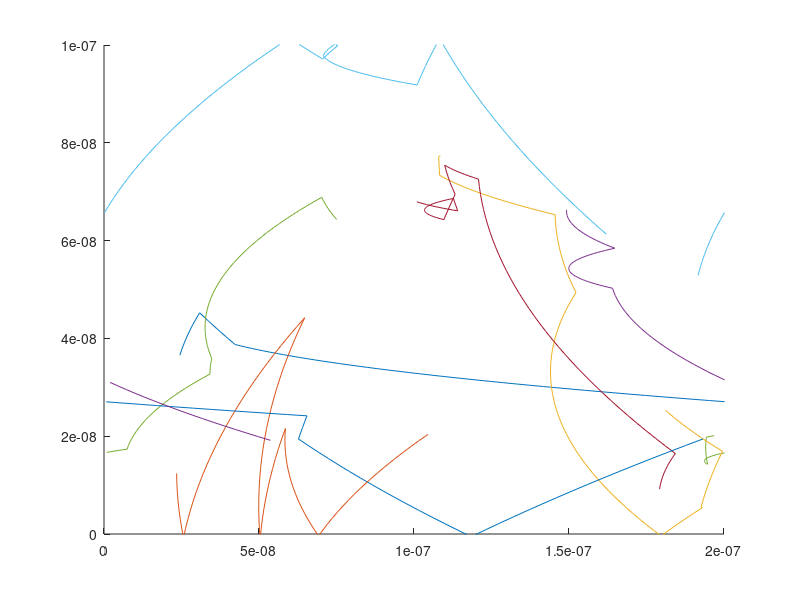
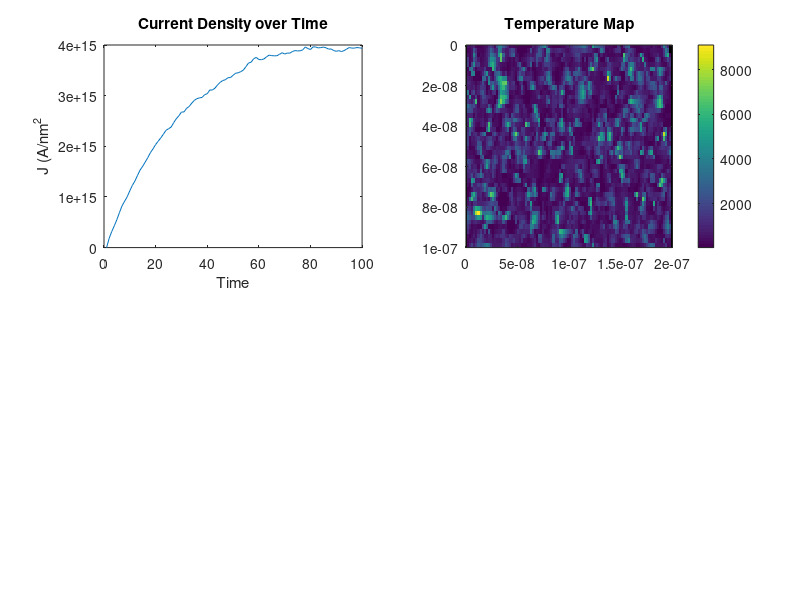

These charts were generated, in order, by the following MATLAB code: (Note: this script raises an error after producing the figures.)
clear all
clearvars
clearvars -GLOBAL
clc
close all
format shorte

set(0, 'DefaultFigureWindowStyle', 'docked')
global C

%Physics Constants
C.q_0 = 1.60217653e-19;             % electron charge
C.hb = 1.054571596e-34;             % Dirac constant
C.h = C.hb * 2 * pi;                    % Planck constant
C.m_0 = 9.10938215e-31;             % electron mass
C.kb = 1.3806504e-23;               % Boltzmann constant
C.eps_0 = 8.854187817e-12;          % vacuum permittivity
C.mu_0 = 1.2566370614e-6;           % vacuum permeability
C.c = 299792458;                    % speed of light
C.g = 9.80665; %metres (32.1740 ft) per s²
C.am = 1.66053892e-27;


%Time interval and simulation time 
dt = 0.01e-12;
nt = 100;
%Number of particles - can be run with multiple
np = 2000;
maxXBound = 200e-9;
maxYBound = 100e-9;
x = rand(np,1)*maxXBound;
y = rand(np,1)*maxYBound;

T = 300;
m = 0.26*C.m_0;
v_th = sqrt(2*C.kb*T/m);

%New stuff for assignment #3

%Hand calculations
Voltage = 0.1;
EField = Voltage/maxXBound
E_force = EField * C.q_0

Voltage = 0.5;
EField = Voltage/maxXBound;
E_force = EField * C.q_0;
E_accel = E_force / m;


%Gives -1 or 1
%2*randi([0 1], np, 1)-1

vx = randn(np, 1)*v_th/sqrt(2);
vy = randn(np, 1)*v_th/sqrt(2);
%vy = (2*randi([0 1], np, 1)-1)*v_th/sqrt(2);
%Other Variables
t = 0;

mtc = 0.3e-12; %Mean time between collisions
%Calculate scattering probability
P_scat = 1 - exp(-dt/mtc);
%Time before scattering
T_scat = zeros(1,np);
Scatter_Time_Array = 0;
    

%Visualize a certain number of the electroncs
visuals = 7;
watcher = randi(np,visuals);
 
for i=2:nt
    %Advance the electron in time updating its position and velocity
    t(i) = t(i-1)+dt;
    %Increment Time before scattering
    T_scat = T_scat + dt;
    
    x(:,i) = x(:,i-1) + vx(:,1)*dt;
    y(:,i) = y(:,i-1) + vy(:,1)*dt;
    
    vx(:,1) = vx(:,1) + (1/2)*E_accel*dt;
    
    Jx(i) = C.q_0 * (1e15) * (1e14) * mean(vx(:,1));
    
    hold on;
    for j=1:visuals
        %Create line segments to plot
        
        plot([x(watcher(j),i-1) x(watcher(j),i)],[y(watcher(j),i-1) y(watcher(j),i)])
        hold on
    end
    xlim([0 maxXBound])
    ylim([0 maxYBound])
   
    %Plot Temperature over simulation time
    magVel = sqrt(vx.^2+vy.^2);
    avgV(i,:) = mean(magVel.^2);
    %Calculate Temperature based off average velocity
    t_thermal = (m*(avgV))./(2*C.kb);
    
    %Scattering --------------------------------------------------
    scatter = P_scat > rand(np,1);
    
    vx(scatter) = randn(length(vx(scatter)), 1)*v_th/sqrt(2);
    vy(scatter) = randn(length(vy(scatter)), 1)*v_th/sqrt(2);
    
    %Now affect the Time before scattering:
    Scatter_Time_Array = [Scatter_Time_Array T_scat(scatter)];
    T_scat(scatter) = 0;
    avgScatter = mean(Scatter_Time_Array);
    avgMFP = avgScatter*v_th;
   
  %Reflections for y axis and transmissions for the x asis
  vy((y(:,i)>maxYBound)) = -vy((y(:,i)>maxYBound));
  vy((y(:,i)<0)) = -vy((y(:,i)<0));
  %Perform vertical shift here
 
  x(x>maxXBound) = x(x>maxXBound)-maxXBound;
  x(x<0) = x(x<0)+maxXBound;
 
    
  pause(0.01);
  
end

figure

subplot(2,2,1)
plot(Jx)
title('Current Density over Time')
xlabel('Time')
ylabel('J (A/nm^2')

%Temperature map

%Temperature Calculation
magVel = sqrt(vx.^2+vy.^2);
temperatures = (m*(magVel.^2))./(2*C.kb);
subplot(2,2,2)
%Create Matrix for mapping temperatures to positions
xv = linspace(min(x(:,i)), max(x(:,i)), 100);
yv = linspace(min(y(:,i)), max(y(:,i)), 50);
[Xgrid,Ygrid] = meshgrid(xv, yv);
Z = griddata(x(:,i),y(:,i),temperatures(:,1),Xgrid,Ygrid);
imagesc(xv,yv,Z),colorbar,title('Temperature Map');
axis([0,200e-9,0,100e-9]); 

%Electron Density map
ptsX = linspace(0, 200e-9, 100);
ptsY = linspace(0, 100e-9, 50);
N = histcounts2(y(:,i), x(:,i), ptsY, ptsX);
subplot(2, 2, 3)
imagesc(ptsY,ptsX,N),colorbar,title('Electron Density Map');






